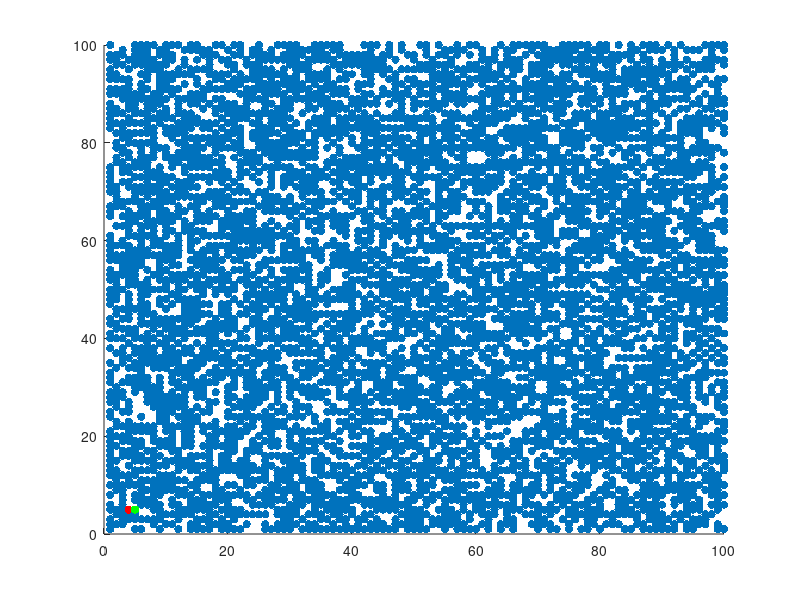

Reproduce this figure in MATLAB.
clc;
clear;
close all;

%%making knn type method

pts_data = randi([,100],10000,2)
scatter(pts_data(:,1),pts_data(:,2),'filled');

input_pt = [5,5];
region1 = [];    region2 = [];    region3 = [];    region4 = [];

%%making regions
for i = 1:size(pts_data,1)
    if pts_data(i,1)>=0 && pts_data(i,2)>=0
        region1 = [region1;pts_data(i,:)];
    elseif pts_data(i,1)<=0 && pts_data(i,2)>=0
        region2 = [region2;pts_data(i,:)];
    elseif pts_data(i,1)<=0 && pts_data(i,2)<=0
        region3 = [region3;pts_data(i,:)];
    else
        region4 = [region4;pts_data(i,:)];
    end
end
store_data_by_regions = {region1,region2,region3,region4};

%%region_selection
norm_vals = [norm(input_pt-mean(region1));
            norm(input_pt-mean(region2));
            norm(input_pt-mean(region3));
            norm(input_pt-mean(region4))];

min_norm_val = find(norm_vals==min(norm_vals));
closer_region = store_data_by_regions{min_norm_val};

closest_pt = closer_region(1,:);
for i = 2:size(closer_region,1)
    if norm(input_pt-closer_region(i,:))<norm(input_pt-closest_pt)
        closest_pt = closer_region(i,:);
    end
end

hold on;
scatter(closest_pt(1),closest_pt(2),'r','filled')
hold on;
scatter(input_pt(1),input_pt(2),'g','filled')